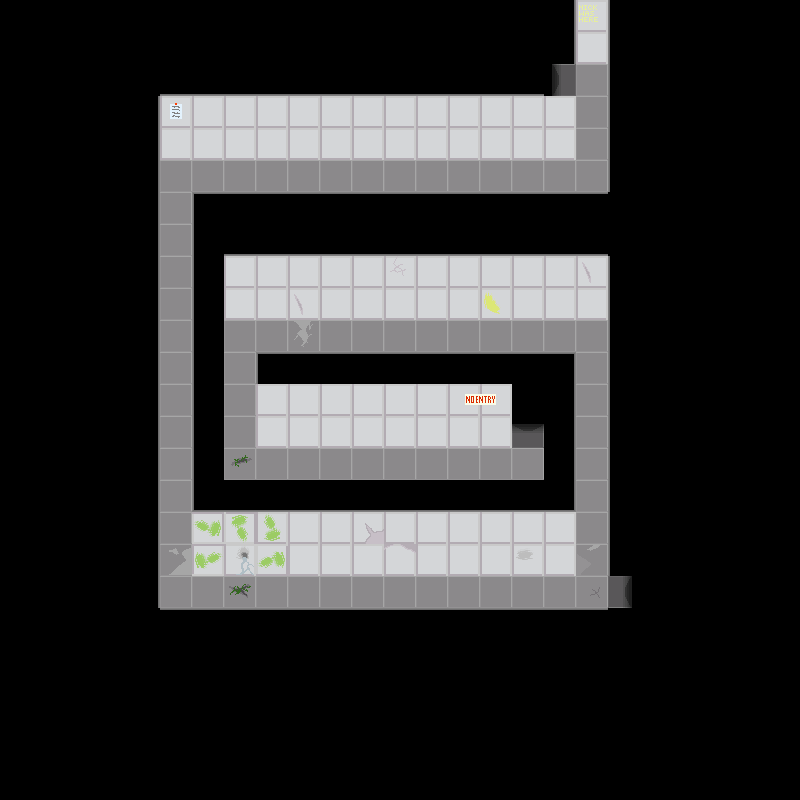

Tiled map render using the project's own tile images. Description and the map definition, with tile-layer contents summarised, below:
An orthogonal 25x25 tile map with 32x32 px tiles, 4 tile layers (backgroundLayer, wallLayer, objectLayer, objectAboveLayer), 1 hidden layer not drawn, 2 tilesets and 3 objects.

<map version="1.2" tiledversion="1.2.3" orientation="orthogonal" renderorder="right-down" width="25" height="25" tilewidth="32" tileheight="32" infinite="0" nextlayerid="7" nextobjectid="4">
 <tileset firstgid="1" name="floor1tiles" tilewidth="32" tileheight="32" tilecount="81" columns="9">
  <image source="../../assets/Floor 1/Floors/f1spritesheet.png" width="288" height="288" />
  <tile id="21">
   <properties>
    <property name="door" value="down" />
   </properties>
  </tile>
  <tile id="22">
   <properties>
    <property name="door" value="left" />
   </properties>
  </tile>
  <tile id="23">
   <properties>
    <property name="door" value="right" />
   </properties>
  </tile>
  <tile id="24">
   <properties>
    <property name="door" value="up" />
   </properties>
  </tile>
 </tileset>
 <tileset firstgid="82" name="objects" tilewidth="32" tileheight="32" tilecount="20" columns="4">
  <image source="../../assets/Floor 1/Floors/objspritesheet.png" width="128" height="160" />
 </tileset>
 <layer id="1" name="backgroundLayer" width="25" height="25" locked="1">
  <data>[625 cells, 625 non-empty, 11 distinct tile ids]</data>
 </layer>
 <layer id="2" name="wallLayer" width="25" height="25" locked="1">
  <data>[625 cells, 220 non-empty, 22 distinct tile ids]</data>
 </layer>
 <layer id="4" name="objectLayer" width="25" height="25">
  <data>[625 cells, 0 non-empty, 0 distinct tile ids]</data>
 </layer>
 <layer id="5" name="objectAboveLayer" width="25" height="25">
  <data>[625 cells, 0 non-empty, 0 distinct tile ids]</data>
 </layer>
 <objectgroup id="6" name="doorLayer">
  <object id="1" gid="81" x="544" y="96" width="32" height="32">
   <properties>
    <property name="door" value="left" />
   </properties>
  </object>
  <object id="2" gid="81" x="608" y="608" width="32" height="32">
   <properties>
    <property name="door" value="right" />
   </properties>
  </object>
  <object id="3" gid="81" x="512" y="448" width="32" height="32">
   <properties>
    <property name="door" value="up" />
   </properties>
  </object>
 </objectgroup>
 <layer id="3" name="aboveLayer" width="25" height="25" visible="0" locked="1">
  <data>[625 cells, 0 non-empty, 0 distinct tile ids]</data>
 </layer>
</map>
